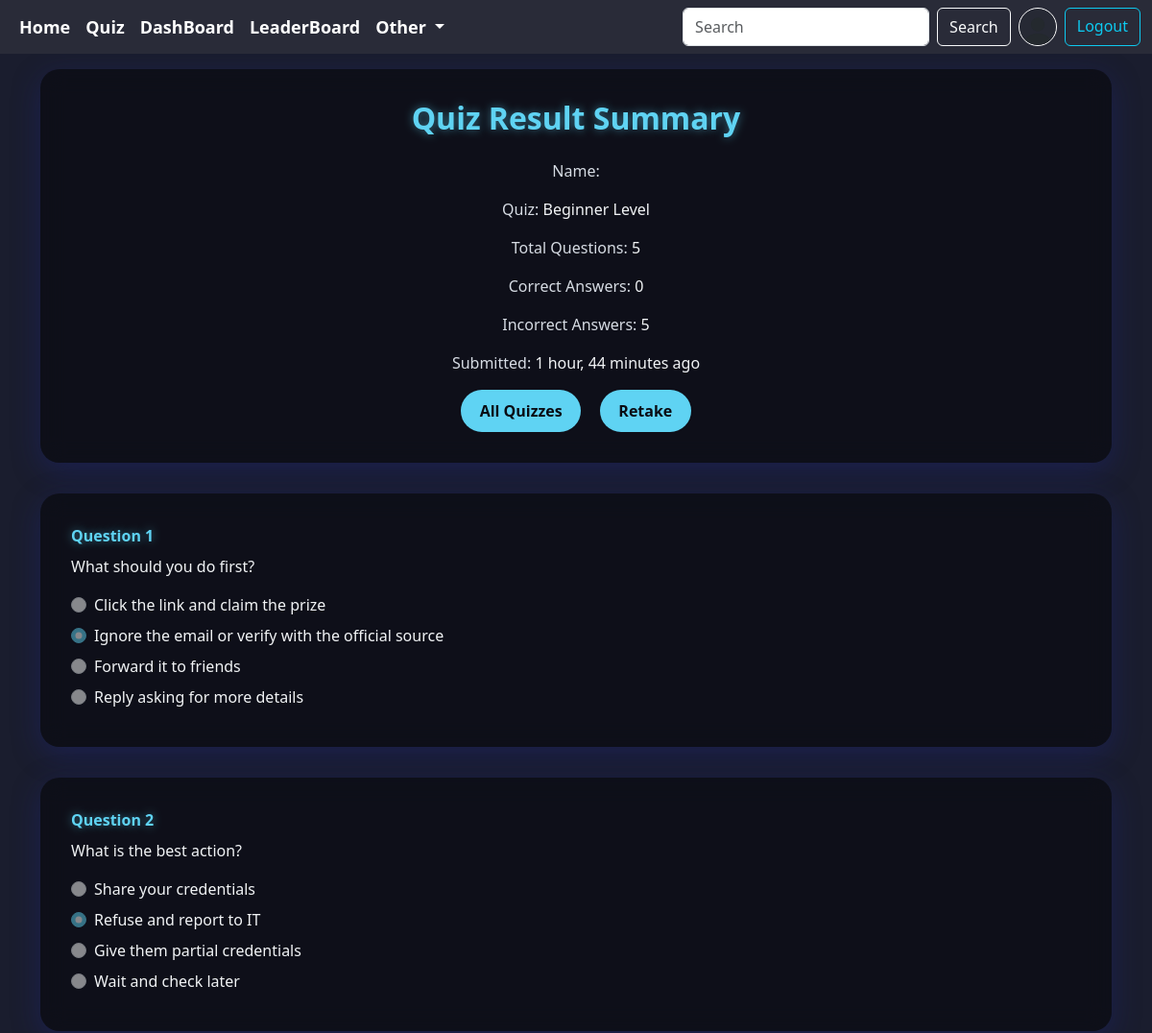
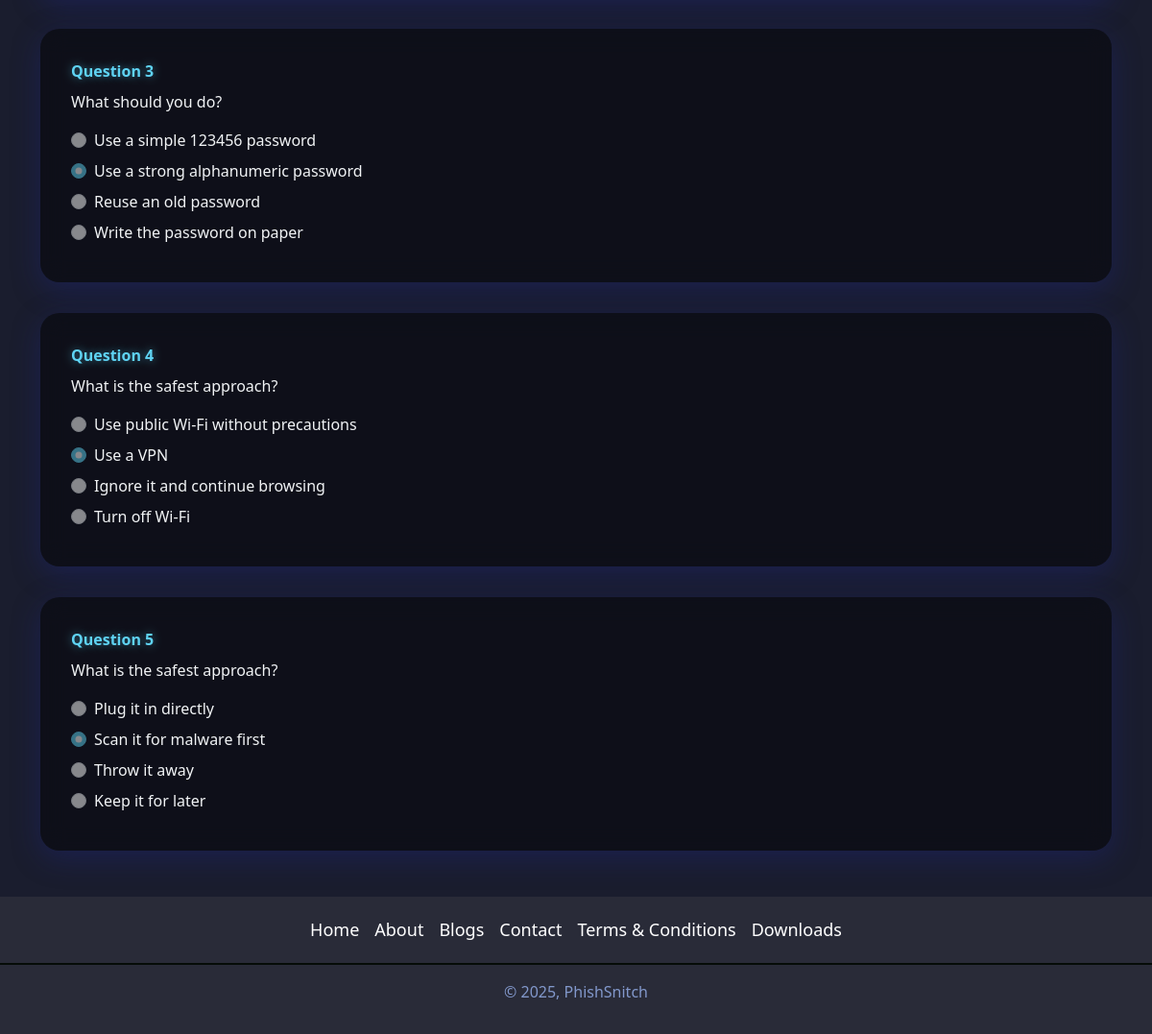
/quiz/18/result/ (signed in), run on the app's committed database (2 pictures, top to bottom).
### accounts/models.py (models this page shows, shortened)
class Profile(models.Model):
    user=models.OneToOneField(User, on_delete=models.CASCADE,null=True,verbose_name='User_Object')
    bio=models.TextField(blank=True,null=True)
    profile_image=models.ImageField(upload_to='profile_images',default='userdefault.png',blank=True,null=True,verbose_name='Profile_Pic')
    location=models.CharField(max_length=100,blank=True,null=True)
    GENDER=(
        ('Male','Male'),
        ('Female','Female'),
        ('Other','Other')
    )
    gender=models.CharField(max_length=6,choices=GENDER,blank=True,null=True)
    rank=models.IntegerField(null=True,blank=True,editable=True,default=0)
    total_score = models.IntegerField(default=0)
    @property
    def full_name(self):
        return f"{self.user.first_name} {self.user.last_name}"

### quiz/models.py (models this page shows, shortened)
class QuizSubmission(models.Model):
    user=models.ForeignKey(User,on_delete=models.CASCADE)
    quiz=models.ForeignKey(Quiz,on_delete=models.CASCADE)
    score=models.IntegerField()
    submitted_at=models.DateTimeField(auto_now_add=True)

class Quiz(models.Model):
    MODE_CHOICES = [
        ('PRACTICE', 'Practice (MCQ)'),
        ('TIMED', 'Timed (MCQ)'),
        ('TF', 'True/False'),
        ('SCENARIO', 'Scenario Based'),
    ]
    title = models.CharField(max_length=255)
    description = models.TextField()
    category = models.ForeignKey(Category, on_delete=models.CASCADE)
    quiz_file = models.FileField(upload_to='quiz/')
    created_at = models.DateTimeField(auto_now_add=True)
    mode = models.CharField(max_length=10, choices=MODE_CHOICES, default='PRACTICE')
    uploaded_at = models.DateTimeField(auto_now=True)
    class Meta:
        verbose_name_plural = 'Quizzes'

class Question(models.Model):
    quiz = models.ForeignKey(Quiz, on_delete=models.CASCADE)
    scenario=models.TextField(null=True,blank=True)
    text = models.TextField()

class Choice(models.Model):
    question = models.ForeignKey(Question, on_delete=models.CASCADE)
    text = models.CharField(max_length=255)
    is_correct = models.BooleanField(default=False)

### quiz/views.py (the view)
# urls.py: path('<int:submission_id>/result/',views.quiz_result_view,name='quiz_result'),
@login_required
def quiz_result_view(request,submission_id):
    submission=get_object_or_404(QuizSubmission,pk=submission_id)
    context={"submission":submission}
    return render(request,'quiz-result.html',context)

### quiz/templatetags/custom_filters.py (called while the page is built)
@register.filter
def subtract(value,arg):
    return value - arg

### templates/quiz-result.html (shortened to what this page needs)
{% extends 'index.html'%}
{% load custom_filters %}
{% block content %}
<div class="container my-5 mt-5 pt-4">
  <div class="glass-card text-center">
    <h2 class="glass-header mb-4">Quiz Result Summary</h2>
    <p><span class="glass-label">Name:</span> {{ submission.user.profile.full_name }}</p>
    <p><span class="glass-label">Quiz:</span> {{ submission.quiz.title|title }}</p>
    <p><span class="glass-label">Total Questions:</span> {{ submission.quiz.question_set.count }}</p>
    <p><span class="glass-label">Correct Answers:</span> {{ submission.score }}</p>
    <p><span class="glass-label">Incorrect Answers:</span> {{ submission.quiz.question_set.count|subtract:submission.score }}</p>
    <p><span class="glass-label">Submitted:</span> {{ submission.submitted_at|timesince }} ago</p>
    <div class="mt-3">
      <a href="{% url 'all_quiz' %}" class="btn btn-glass">All Quizzes</a>
      <a href="{% url 'quiz' submission.quiz.id %}" class="btn btn-glass">Retake</a>
    </div>
  </div>
  <div class="questions">
    {% for question in submission.quiz.question_set.all %}
      <div class="glass-card">
        <div class="mb-2 fw-bold glass-header">Question {{ forloop.counter }}</div>
        <p class="mb-3">{{ question.text }}</p>
        {% for option in question.choice_set.all %}
          <div class="form-check mb-2">
            <label class="form-check-label" for="{{ option.id }}">
              <input class="form-check-input" disabled
                {% if option.is_correct %}checked{% endif %}
                type="radio"
                name="{{ option.question.id }}"
                id="{{ option.id }}"
                value="{{ option.text }}">
              {{ option.text }}
            </label>
          </div>
        {% endfor %}
      </div>
    {% endfor %}
  </div>
</div>
{% endblock content %}

### templates/components/navbar.html (shortened to what this page needs)
{% load static %}
<nav class="navbar navbar-expand-lg ">
    <div class="container-fluid">
      <div class="collapse navbar-collapse" id="navbarSupportedContent">
        <ul class="navbar-nav me-auto mb-2 mb-lg-0">
          <li class="nav-item content">
            <a class="nav-link active" aria-current="page" href="{% url 'home' %}">Home</a>
          </li>
          <li class="nav-item content">
            <a class="nav-link" href="{% url 'category_view' %}">Quiz</a>
          </li>
          {% if request.user.is_superuser %}
          <li class="nav-item content">
            <a class="nav-link" href="{%  url 'dashboard' %}">DashBoard</a>
          </li>
          {% endif %}
          <li class="nav-item content">
            <a class="nav-link" href="{%  url 'leaderboard' %}">LeaderBoard</a>
          </li>
          <li class="nav-item dropdown content " style="background-color: #292b38;">
            <a class="nav-link dropdown-toggle" href="#" role="button" data-bs-toggle="dropdown" aria-expanded="false">
              Other
            </a>
          </li>
        </ul>
        <form class="d-flex" role="search" action="{% url 'search_users' %}">
          <input class="form-control me-2" type="search" placeholder="Search" aria-label="Search" name="q"/>
          <button class="btn btn-outline-light" type="submit">Search</button>
          {% if request.user.is_authenticated %}
          <a href="{% url 'profile' request.user.username %}" data-bs-toggle="tooltip" data-bs-placement="bottom" data-bs-title="{{request.user.username}}" >
            <img src="{{ request.user.profile.profile_image.url }}" alt="image not found" width="40" height="40" class="rounded-circle mx-2 border border-white" style="border-width: 2px;">
          </a>
          <a href="{% url 'logout' %}" class="btn btn-outline-info ">Logout</a>
          {% else %}
          <a href="{% url 'login' %}" class="btn btn-outline-info ms-2">Login</a>
          {% endif %}
        </form>
      </div>
    </div>
  </nav>

### templates/components/navbar.html (style rules this page uses)
.navbar { background-color: #292b38; display: flex; justify-content: space-around; align-items: center; font-weight: bolder; position:fixed; top: 0px; z-index: 100; width: 100vw; }
.content a { text-decoration: none; color: white; padding: 5px; font-size: large; z-index: 10; }

### templates/quiz-result.html (style rules this page uses)
body { background-color: #1a1d2e; }
.glass-card { background: rgba(0, 0, 0, 0.45); backdrop-filter: blur(12px); -webkit-backdrop-filter: blur(12px); border-radius: 20px; box-shadow: 0 8px 30px rgba(31, 38, 135, 0.37); padding: 2rem; color: #f1f3f5; margin-bottom: 2rem; }
.glass-header { color: #5fd3f3; font-weight: bold; text-shadow: 0 0 10px rgba(95, 211, 243, 0.5); }
.glass-label { color: #d6dbe3; font-weight: 500; }
.btn-glass { background-color: #5fd3f3; border: none; color: #0a0c13; font-weight: bold; padding: 0.6rem 1.2rem; border-radius: 25px; margin: 0 0.5rem; }
.form-check-input:checked { background-color: #5fd3f3; border-color: #5fd3f3; }
.questions { user-select: none; }

### templates/components/footer.html (style rules this page uses)
.content a { text-decoration: none; color: white !important; padding: 5px; font-size: large; z-index: 10; }

### data on the page
QuizSubmission: quiz "Beginner Level", quiz.question_set.count "5", score "0", quiz.question_set.count|subtract "5", submitted_at "1 hour, 44 minutes"
Question: text "What should you do first?"
Choice: is_correct "☐ Click the link and claim the p", text "Click the link and claim the prize"
Choice: is_correct "☑ Ignore the email or verify wit", text "Ignore the email or verify with the official source"
Choice: is_correct "☐ Forward it to friends", text "Forward it to friends"
Choice: is_correct "☐ Reply asking for more details", text "Reply asking for more details"
Question: text "What is the best action?"
Choice: is_correct "☐ Share your credentials", text "Share your credentials"
Choice: is_correct "☑ Refuse and report to IT", text "Refuse and report to IT"
Choice: is_correct "☐ Give them partial credentials", text "Give them partial credentials"
Choice: is_correct "☐ Wait and check later", text "Wait and check later"
Question: text "What should you do?"
Choice: is_correct "☐ Use a simple 123456 password", text "Use a simple 123456 password"
Choice: is_correct "☑ Use a strong alphanumeric pass", text "Use a strong alphanumeric password"
Choice: is_correct "☐ Reuse an old password", text "Reuse an old password"
Choice: is_correct "☐ Write the password on paper", text "Write the password on paper"
Question: text "What is the safest approach?"
Choice: is_correct "☐ Use public Wi-Fi without preca", text "Use public Wi-Fi without precautions"
Choice: is_correct "☑ Use a VPN", text "Use a VPN"
Choice: is_correct "☐ Ignore it and continue browsin", text "Ignore it and continue browsing"
Choice: is_correct "☐ Turn off Wi-Fi", text "Turn off Wi-Fi"
Question: text "What is the safest approach?"
Choice: is_correct "☐ Plug it in directly", text "Plug it in directly"
Choice: is_correct "☑ Scan it for malware first", text "Scan it for malware first"
Choice: is_correct "☐ Throw it away", text "Throw it away"
Choice: is_correct "☐ Keep it for later", text "Keep it for later"
